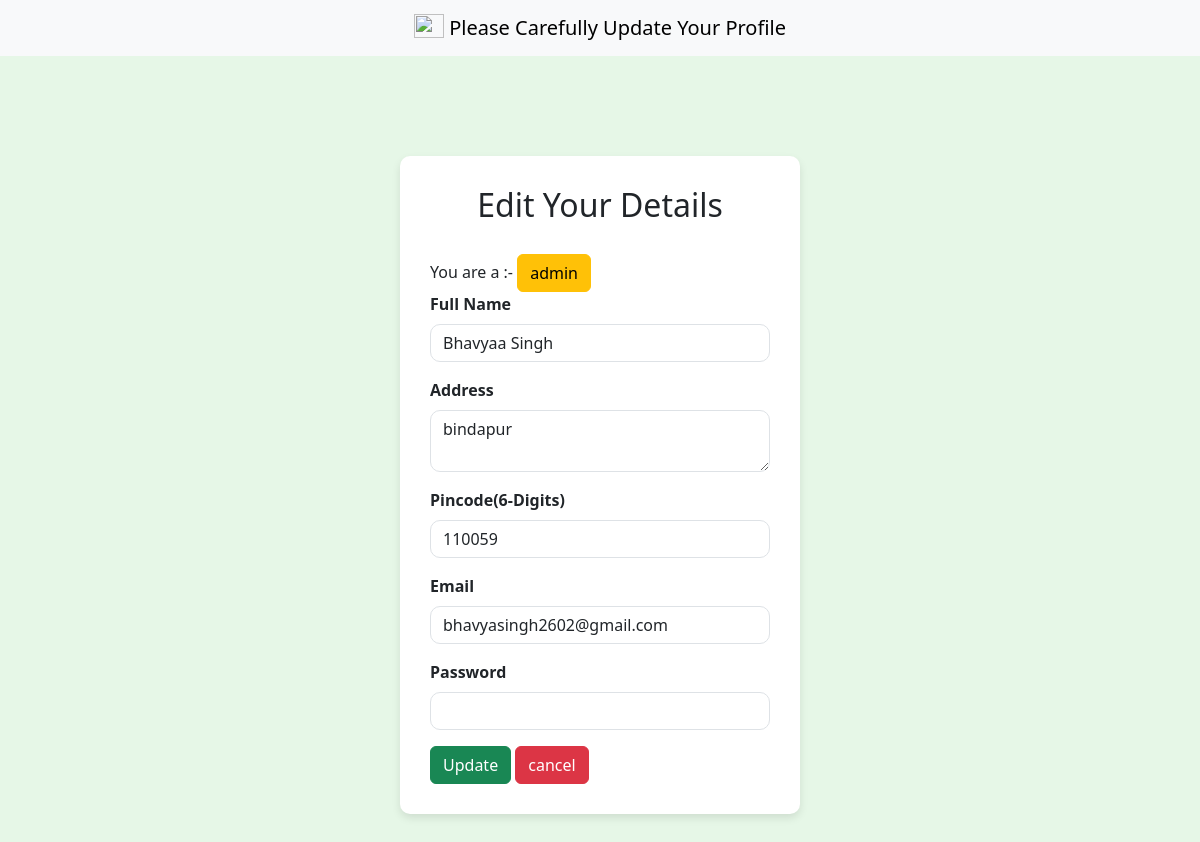
The app's page /editprofile/2 (signed in), older data.
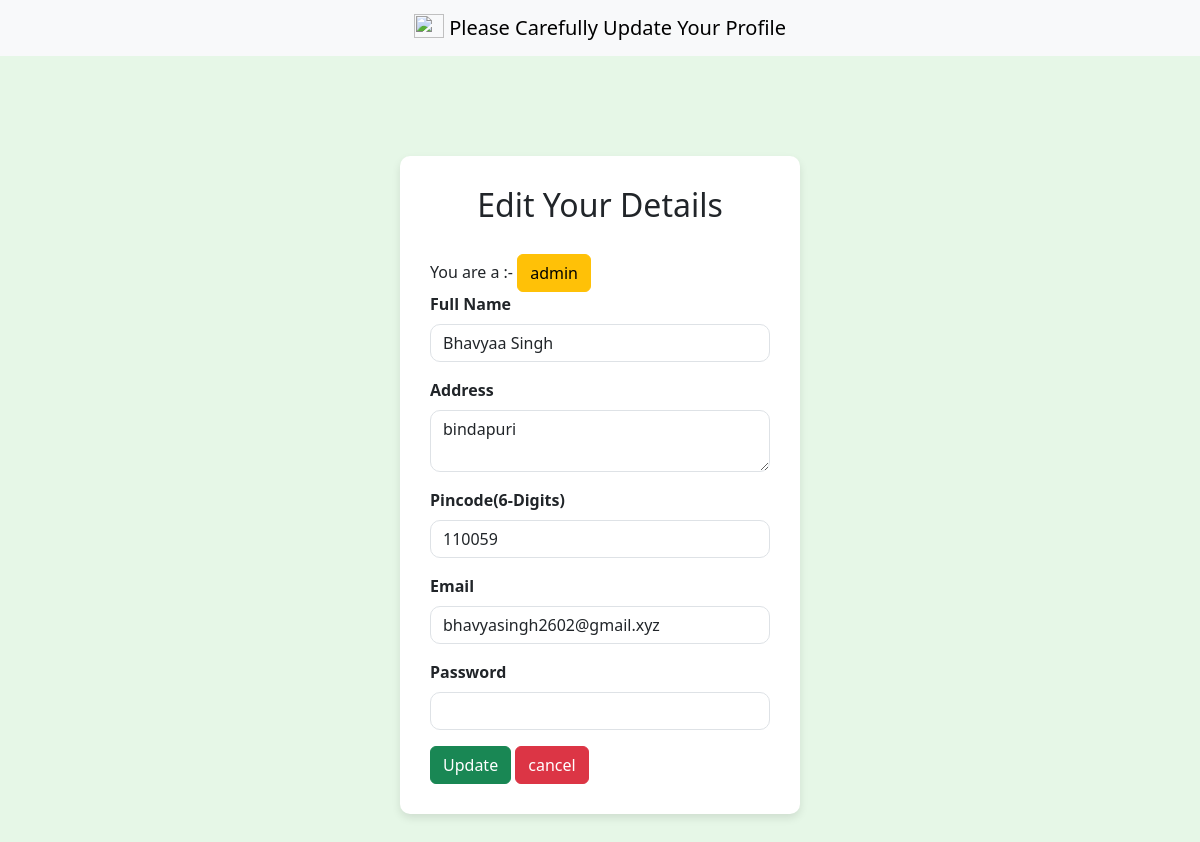
The same page, newer data.
### models/models.py (models this page shows)
class User(db.Model):
    id= db.Column(db.Integer(),primary_key=True)
    fullname = db.Column(db.String(50),nullable = False)
    email = db.Column(db.String(50),unique = True,nullable = False)
    password = db.Column(db.String(),nullable= False)
    address = db.Column(db.String(200),nullable=False)
    pincode = db.Column(db.Integer(),nullable= False)
    role = db.Column(db.String(10),nullable=False)
    status=db.Column(db.Integer(),nullable=False)

### controllers/controllers.py (the view, shortened to what this page needs)
@controllers.route("/editprofile/<int:id>",methods=["GET","POST"])
def editProfile(id):
    status = session.get("status")
    if status is not None and int(status) > 0:
        theuser=User.query.get(id)
        print(theuser.fullname)
        if not theuser:
            return "User not found", 404
        return render_template("editProfile.html",theuser=theuser)
    else:
        return redirect("/login")

### templates/editProfile.html (shortened to what this page needs)
<!DOCTYPE html>
<html lang="en">
<head>
    <link href="https://cdn.jsdelivr.net/npm/bootstrap@5.3.0-alpha1/dist/css/bootstrap.min.css" rel="stylesheet">
</head>
<body>
    <nav class="navbar bg-body-tertiary">
  <div class="container-fluid text-center">
    <a class="navbar-brand mx-auto " href="#">
      <img src="https://images.pexels.com/photos/164634/pexels-photo-164634.jpeg?_gl=1*1rfblvq*_ga*MTY5NDc0NzA3NC4xNzUzMjk4NzE5*_ga_8JE65Q40S6*czE3NTMyOTg3MTgkbzEkZzEkdDE3NTMyOTg3MjMkajU1JGwwJGgw" width="30" height="24" class="d-inline-block align-text-top" style="align-content: center;">
      Please Carefully Update Your Profile
    </a>
  </div>
        </nav>
    <div class="login-container">
        <h2>Edit Your Details </h2>
        <form action="/editprofile/{{session['id']}}" method="POST">
            <span style="padding-right: 50px;">
                You are a  :-
                <a class="btn btn-warning">{{session["role"]}}</a>
            </span>
            <div class="mb-3">
                <label for="fullname" class="form-label"><b>Full Name</b></label>
                <input type="text" class="form-control" id="fullname"  name ="fullname" required value="{{ theuser.fullname }}">
            </div>
            <div class="mb-3">
                <label for="address" class="form-label"><b>Address</b></label>
                <textarea type="address" class="form-control" id="address" name="address" required >{{ theuser.address }}</textarea>
            </div>
             <div class="mb-3">
                <label for="number" class="form-label"><b>Pincode(6-Digits)</b></label>
                <input type="number" class="form-control" id="pincode" name ="pincode" required  value="{{ theuser.pincode }}">
            </div>
             <div class="mb-3">
                <label for="email" class="form-label"><b> Email</b></label>
                <input type="email" class="form-control" id="email"  name ="email" required value="{{ theuser.email }}">
            </div>
             <div class="mb-3">
                <label for="password" class="form-label"><b>Password</b></label>
                <input type="password" class="form-control" id="password"  name ="password" required >
            </div>
            <button type="submit" class="btn btn-success" >Update</button>
            <a href="/{{session['role']}}/dashboard" class="btn btn-danger">cancel</a>
        </form>
    </div>
</body>
</html>

### templates/editProfile.html (style rules this page uses)
body { background-color: #e6f7e7; }
.login-container { max-width: 400px; margin: 100px auto; background-color: white; padding: 30px; border-radius: 10px; box-shadow: 0 4px 8px rgba(0, 0, 0, 0.1); }
.login-container h2 { text-align: center; margin-bottom: 30px; }
.form-control { border-radius: 10px; }

Row changes from the older to the newer data that the page shows:
changed User "Bhavyaa Singh": address "bindapur" → "bindapuri"; email "bhavyasingh2602@gmail.com" → "bhavyasingh2602@gmail.xyz"
